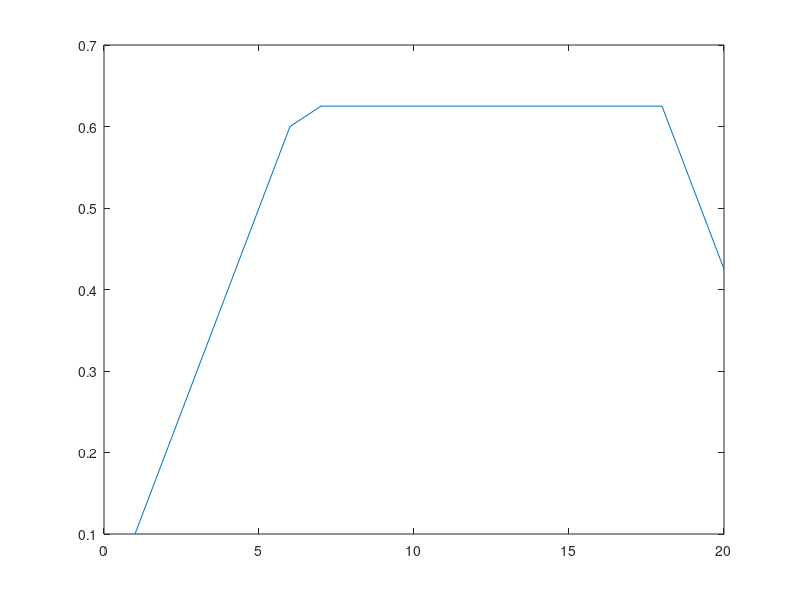

The MATLAB script that drew this image:
%%%%%%%%%%%%%%%%%%%%%%%%%%%%%%%%%%%%%%%%%%%%%%%%%%%%%%%%%%%%%%%%%%%%%%%%%%%
% Published by: Li.Ang
% Email: li.ang@cidi.ai
%%%%%%%%%%%%%%%%%%%%%%%%%%%%%%%%%%%%%%%%%%%%%%%%%%%%%%%%%%%%%%%%%%%%%%%%%%%
close all; clear; clc;
%%%%%%%%%%%%%%%%%%%%%%%%%%%%%%%%%%%%%%%%%%%%%%%%%%%%%%%%%%%%%%%%%%%%%%%%%%%
% Controller Settings %%%%%%%%%%%%%%%%%%%%%%%%%%%%%%%%%%%%%%%%%%%%%%%%%%%%%
%%%%%%%%%%%%%%%%%%%%%%%%%%%%%%%%%%%%%%%%%%%%%%%%%%%%%%%%%%%%%%%%%%%%%%%%%%%
Ts = 0.05;                          Tp = 20;
Umax = 0.625;                       Umin = -0.625;
dUmax = 0.10;                       dUmin = -0.10;
Xmax = zeros(5*Tp,1);               Xmin = zeros(5*Tp,1);
for i = 1:1:Tp
Xmax(5*Tp-4:5*Tp,1) = [+0.5,+0.5,+0.5,+0.5,+inf];
Xmin(5*Tp-4:5*Tp,1) = [-0.5,-0.5,-0.5,-0.5,-inf];
end
%%%%%%%%%%%%%%%%%%%%%%%%%%%%%%%%%%%%%%%%%%%%%%%%%%%%%%%%%%%%%%%%%%%%%%%%%%%
% Update States %%%%%%%%%%%%%%%%%%%%%%%%%%%%%%%%%%%%%%%%%%%%%%%%%%%%%%%%%%%
%%%%%%%%%%%%%%%%%%%%%%%%%%%%%%%%%%%%%%%%%%%%%%%%%%%%%%%%%%%%%%%%%%%%%%%%%%%
% Vehicle Parameters
Ms = 7870;               Iz = 35429;
Lf = 2.09;               Lr = 3.06;
Cf = -150000;            Cr = -300000;
Lp = -Lr;
Lx = 0.01;               Ly = 0.20;
% Update States
x1 = 0.25;
x2 = 1.00;
x3 = 0.05;
x4 = 0.20;
x5 = 0;
Vx = 15;
LastInput = 0;
% Update States
Matrix_Xo = [x1; x2; x3; x4; x5];
Matrix_Vo = zeros(Tp, 1);
%%%%%%%%%%%%%%%%%%%%%%%%%%%%%%%%%%%%%%%%%%%%%%%%%%%%%%%%%%%%%%%%%%%%%%%%%%%
% Matrix Initialization %%%%%%%%%%%%%%%%%%%%%%%%%%%%%%%%%%%%%%%%%%%%%%%%%%%
%%%%%%%%%%%%%%%%%%%%%%%%%%%%%%%%%%%%%%%%%%%%%%%%%%%%%%%%%%%%%%%%%%%%%%%%%%%
a22 = -2*(Cf + Cr)/(Ms*Vx) - 2*(Cf*Lf*Lp - Cr*Lr*Lp)/(Iz*Vx);
a23 =  2*(Cf + Cr)/(Ms)    + 2*(Cf*Lf*Lp - Cr*Lr*Lp)/(Iz);              
a24 = -2*(Cf*(Lf - Lp)       - Cr*(Lr + Lp))/(Ms*Vx)...
      -2*(Cf*Lf*Lp*(Lf - Lp) + Cr*Lr*Lp*(Lr + Lp))/(Iz*Vx);
a25 =  2*Cf/Ms + 2*Cf*Lf*Lp/Iz;

a42 = -2*(Cf*Lf - Cr*Lr)/(Iz*Vx);
a43 =  2*(Cf*Lf - Cr*Lr)/(Iz);
a44 = -2*(Cf*Lf*(Lf - Lp) + Cr*Lr*(Lr + Lp))/(Iz*Vx);
a45 =  2*Cf*Lf/Iz;

a55 = -1/Ly;

b51 =  1/Ly;

g21 =  -Vx*Vx - 2*(Cf*(Lf - Lp) - Cr*(Lr + Lp))/(Ms*Vx)...
              - 2*(Cf*Lf*Lp*(Lf - Lp) + Cr*Lr*Lp*(Lr + Lp))/(Iz*Vx);  
g41 =  -2*(Cf*Lf*(Lf - Lp) + Cr*Lr*(Lr + Lp))/(Iz*Vx);

Matrix_Ac = [0,  1,  0,  0,  0;...
             0,a22,a23,a24,a25;...
             0,  0,  0,  1,  0;...
             0,a42,a43,a44,a45;...
             0,  0,  0,  0,a55;];
Matrix_Bc = [0;  0;  0;  0;b51;];
Matrix_Gc = [0;g21;  0;g41;  0;];
%%%%%%%%%%%%%%%%%%%%%%%%%%%%%%%%%%%%%%%%%%%%%%%%%%%%%%%%%%%%%%%%%%%%%%%%%%%
% Discretization %%%%%%%%%%%%%%%%%%%%%%%%%%%%%%%%%%%%%%%%%%%%%%%%%%%%%%%%%%
%%%%%%%%%%%%%%%%%%%%%%%%%%%%%%%%%%%%%%%%%%%%%%%%%%%%%%%%%%%%%%%%%%%%%%%%%%%
Matrix_Ad = eye(5) + Ts*Matrix_Ac;
Matrix_Bd =          Ts*Matrix_Bc;
Matrix_Gd =          Ts*Matrix_Gc;
%%%%%%%%%%%%%%%%%%%%%%%%%%%%%%%%%%%%%%%%%%%%%%%%%%%%%%%%%%%%%%%%%%%%%%%%%%%
% Prediction Model %%%%%%%%%%%%%%%%%%%%%%%%%%%%%%%%%%%%%%%%%%%%%%%%%%%%%%%%
%%%%%%%%%%%%%%%%%%%%%%%%%%%%%%%%%%%%%%%%%%%%%%%%%%%%%%%%%%%%%%%%%%%%%%%%%%%
Matrix_Ap = zeros(5*Tp, 5);
Matrix_Bp = zeros(5*Tp,Tp);
Matrix_Gp = zeros(5*Tp,Tp);

Matrix_Bp(1:5, 1) = Matrix_Bd;
Matrix_Gp(1:5, 1) = Matrix_Gd;

for i = 1:1:Tp
    Matrix_Ap(5*i-4:5*i, :) = Matrix_Ad^i;
end

for i = 2:1:Tp
    Matrix_Bp(5*i-4:5*i,:) = ...
        [Matrix_Ad^(i-1)*Matrix_Bd, Matrix_Bp(5*(i-1)-4:5*(i-1), 1:Tp-1)];
    Matrix_Gp(5*i-4:5*i,:) = ...
        [Matrix_Ad^(i-1)*Matrix_Gd, Matrix_Gp(5*(i-1)-4:5*(i-1), 1:Tp-1)];
end
%%%%%%%%%%%%%%%%%%%%%%%%%%%%%%%%%%%%%%%%%%%%%%%%%%%%%%%%%%%%%%%%%%%%%%%%%%%
% QP Construction %%%%%%%%%%%%%%%%%%%%%%%%%%%%%%%%%%%%%%%%%%%%%%%%%%%%%%%%%
%%%%%%%%%%%%%%%%%%%%%%%%%%%%%%%%%%%%%%%%%%%%%%%%%%%%%%%%%%%%%%%%%%%%%%%%%%%
% Weights
Matrix_Q = zeros(5*Tp, 5*Tp);
Qp = diag([   1   10   10   50    0]);
Qt = diag([4000    0 4000    0    0]);
for i = 1:1:Tp-1
    Matrix_Q(5*i-4:5*i,5*i-4:5*i) = 1.0^i*Qp;       % Progress Weights
end
Matrix_Q(5*Tp-4:5*Tp,5*Tp-4:5*Tp) = Qt;             % Terminal Weights
Matrix_R = diag(1500*ones(1, Tp));
Matrix_P = diag([1000 1000 1000 1000 0]);
% Cost Function
Matrix_H = Matrix_Bp'*Matrix_Q*Matrix_Bp + Matrix_R;
Matrix_f = 2*Matrix_Bp'*Matrix_Q*(Matrix_Ap*Matrix_Xo + Matrix_Gp*Matrix_Vo);
% Constraints: Input Saturation
Matrix_A1 = [eye(Tp);...
            -eye(Tp);];
Matrix_b1 = [Umax*ones(Tp,1);... 
            -Umin*ones(Tp,1);];
% Constraints: Input Rate
Matrix_E = tril(ones(Tp,Tp));
Matrix_F = ones(Tp,1);
Matrix_A2 = [inv(Matrix_E);...
            -inv(Matrix_E)];
Matrix_b2 = [dUmax*ones(Tp,1) + inv(Matrix_E)*Matrix_F*LastInput/25;...
            -dUmin*ones(Tp,1) - inv(Matrix_E)*Matrix_F*LastInput/25];
% Constraints: Total
Matrix_A = [Matrix_A1;...
            Matrix_A2;];
Matrix_b = [Matrix_b1;...   
            Matrix_b2;];
%%%%%%%%%%%%%%%%%%%%%%%%%%%%%%%%%%%%%%%%%%%%%%%%%%%%%%%%%%%%%%%%%%%%%%%%%%%
% Solve QP %%%%%%%%%%%%%%%%%%%%%%%%%%%%%%%%%%%%%%%%%%%%%%%%%%%%%%%%%%%%%%%%
%%%%%%%%%%%%%%%%%%%%%%%%%%%%%%%%%%%%%%%%%%%%%%%%%%%%%%%%%%%%%%%%%%%%%%%%%%%
ans = quadprog(Matrix_H, Matrix_f, Matrix_A, Matrix_b);
plot(ans);